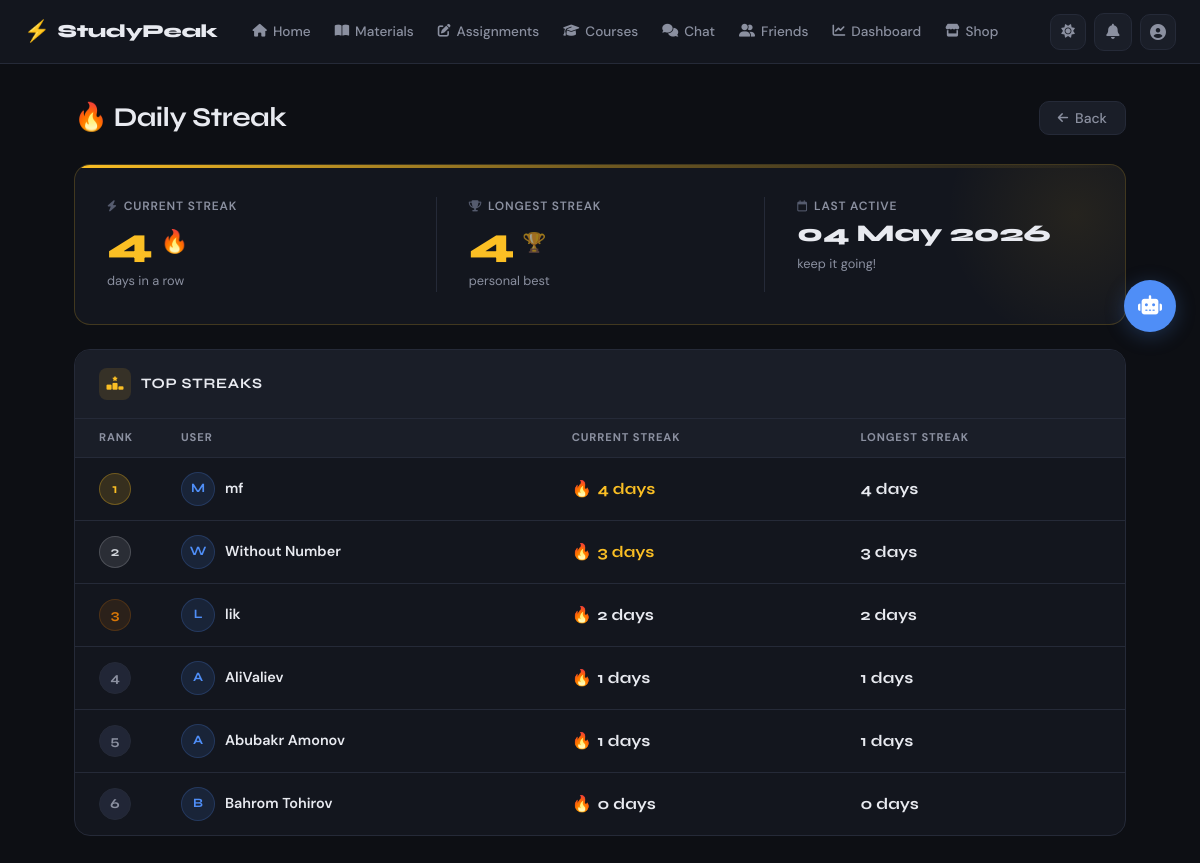
Page /dashboard/streak/ (signed in) on the committed database.
### dashboard/models.py (models this page shows, shortened)
class DailyStreak(models.Model):
    user = models.OneToOneField(UserModel, on_delete=models.CASCADE, related_name='streak')
    current_streak = models.PositiveIntegerField(default=0)
    longest_streak = models.PositiveIntegerField(default=0)
    last_active_date = models.DateField(null=True, blank=True)

### accounts/models.py (models this page shows, shortened)
class UserModel(AbstractUser):
    STUDENT = 'student'
    TEACHER = 'teacher'
    ADMIN = 'admin'
    ROLE_CHOICES = [
        (STUDENT, 'Student'),
        (TEACHER, 'Teacher'),
        (ADMIN, 'Admin'),
    ]
    email = models.EmailField(unique=True)
    role = models.CharField(max_length=10, choices=ROLE_CHOICES, default=STUDENT)
    is_verified = models.BooleanField(default=False)
    otp_code = models.CharField(max_length=6, null=True, blank=True)
    otp_created_at = models.DateTimeField(null=True, blank=True)
    reset_token = models.CharField(max_length=100, null=True, blank=True)
    deleted_at = models.DateTimeField(null=True, blank=True)
    REQUIRED_FIELDS = ['email', 'role']

### dashboard/views.py (the view)
# urls.py: path('streak/', StreakView.as_view(), name='streak'),
class StreakView(SessionLoginRequiredMixin, View):
    def get(self, request):
        user = get_current_user(request)
        streak, _ = DailyStreak.objects.get_or_create(user=user)
        top_streaks = DailyStreak.objects.select_related('user').order_by('-current_streak')[:10]
        return render(request, 'dashboard/streak.html', {
            'streak': streak,
            'top_streaks': top_streaks,
        })

### accounts/permissions.py (called while the page is built)
def get_current_user(request):
    user_id = request.session.get('user_id')
    if not user_id:
        return None
    return UserModel.objects.filter(id=user_id).first()

    def dispatch(self, request, *args, **kwargs):
        if not request.session.get('user_id'):
            messages.error(request, 'Please login first!')
            return redirect('login')
        return super().dispatch(request, *args, **kwargs)

### templates/dashboard/streak.html (shortened to what this page needs)
{% extends 'base.html' %}
{% load static %}
{% block extra_css %}
<link rel="stylesheet" href="{% static 'css/dashboard.css' %}">
{% endblock %}
{% block content %}
<div class="streak-page">
<div style="display:flex; align-items:center; justify-content:space-between;">
    <h1 class="streak-page-title">🔥 Daily Streak</h1>
    <a href="{% url 'dashboard' %}" class="btn btn-secondary">
        <i class="fa-solid fa-arrow-left"></i> Back
    </a>
</div>
  <div class="streak-hero">
    <div class="streak-hero-stat">
      <span class="streak-hero-label">
        <i class="fa-solid fa-bolt"></i> Current Streak
      </span>
      <div class="streak-hero-value">
        {{ streak.current_streak }}
        <span style="font-size:1.4rem;line-height:1;">🔥</span>
      </div>
      <span class="streak-hero-sub">days in a row</span>
    </div>
    <div class="streak-hero-stat">
      <span class="streak-hero-label">
        <i class="fa-solid fa-trophy"></i> Longest Streak
      </span>
      <div class="streak-hero-value">
        {{ streak.longest_streak }}
        <span style="font-size:1.2rem;line-height:1;opacity:.6;">🏆</span>
      </div>
      <span class="streak-hero-sub">personal best</span>
    </div>
    <div class="streak-hero-stat">
      <span class="streak-hero-label">
        <i class="fa-regular fa-calendar"></i> Last Active
      </span>
      <div class="streak-hero-value value-muted" style="font-size:1.5rem;">
        {% if streak.last_active_date %}
          {{ streak.last_active_date|date:"d M Y" }}
        {% else %}
          —
        {% endif %}
      </div>
      <span class="streak-hero-sub">keep it going!</span>
    </div>
  </div>
  <div class="streak-leaderboard">
    <div class="streak-lb-header">
      <div class="streak-lb-icon"><i class="fa-solid fa-ranking-star"></i></div>
      <h3 class="streak-lb-title">Top Streaks</h3>
    </div>
    {% if top_streaks %}
    <table class="streak-table">
      <thead>
        <tr>
          <th style="width:60px;">Rank</th>
          <th>User</th>
          <th>Current Streak</th>
          <th>Longest Streak</th>
        </tr>
      </thead>
      <tbody>
        {% for s in top_streaks %}
        <tr>
          <td>
            <div class="rank-badge {% if forloop.counter == 1 %}rank-1{% elif forloop.counter == 2 %}rank-2{% elif forloop.counter == 3 %}rank-3{% else %}rank-n{% endif %}">
              {{ forloop.counter }}
            </div>
          </td>
          <td>
            <div class="streak-user-cell">
              <div class="streak-user-av">{{ s.user.username|first|upper }}</div>
              <span class="streak-user-name">{{ s.user.username }}</span>
            </div>
          </td>
          <td>
            <span class="streak-val {% if s.current_streak >= 3 %}streak-val-hot{% endif %}">
              <span class="streak-val-fire">🔥</span>
              {{ s.current_streak }} days
            </span>
          </td>
          <td>
            <span class="streak-val">
              {{ s.longest_streak }} days
            </span>
          </td>
        </tr>
        {% endfor %}
      </tbody>
    </table>
    {% else %}
      <div class="streak-empty">No streak data found.</div>
    {% endif %}
  </div>
</div>
{% endblock %}

### static/css/main.css (style rules this page uses)
:root { --bg: #0d0f14; --bg-2: #13161e; --bg-3: #1a1e28; --bg-4: #212636; --border: #252a38; --border-2: #2e3446; --text: #e8eaf0; --text-2: #8b90a0; --text-3: #555b6e; --accent: #4f8ef7; --accent-hover: #3a7be8; --accent-soft: rgba(79, 142, 247, 0.12); --accent-glow: rgba(79, 142, 247, 0.25); --success: #34d399; --success-soft: rgba(52, 211, 153, 0.12); --danger: #f87171; --danger-soft: rgba(248, 113, 113, 0.12); --warning: #fbbf24; --warning-soft: rgba(251, 191, 36, 0.12); --radius: 10px; --radius-lg: 16px; --radius-xl: 20px; --shadow: 0 4px 24px rgba(0,0,0,0.4); --shadow-sm: 0 2px 8px rgba(0,0,0,0.3); --nav-h: 64px; --font-display: 'Syne', sans-serif; --font-body: 'DM Sans', sans-serif; --transition: 0.2s ease; }
*, *::before, *::after { margin: 0; padding: 0; box-sizing: border-box; }
html { scroll-behavior: smooth; }
body { font-family: var(--font-body); background: var(--bg); color: var(--text); min-height: 100vh; line-height: 1.6; transition: background var(--transition), color var(--transition); -webkit-font-smoothing: antialiased; -moz-osx-font-smoothing: grayscale; }
a { color: inherit; text-decoration: none; }
.btn { display: inline-flex; align-items: center; gap: 7px; padding: 9px 18px; border-radius: var(--radius); font-family: var(--font-body); font-size: 0.875rem; font-weight: 500; cursor: pointer; border: 1px solid transparent; transition: all var(--transition); white-space: nowrap; line-height: 1; text-decoration: none; user-select: none; }
.btn i { font-size: 0.85em; }
.btn-secondary { background: var(--bg-3); color: var(--text-2); border-color: var(--border); }
table { width: 100%; border-collapse: collapse; font-size: 0.875rem; }
thead { background: var(--bg-3); }
th { padding: 11px 16px; text-align: left; font-size: 0.72rem; font-weight: 700; color: var(--text-2); text-transform: uppercase; letter-spacing: 0.06em; white-space: nowrap; border-bottom: 1px solid var(--border); }
td { padding: 12px 16px; border-top: 1px solid var(--border); color: var(--text); vertical-align: middle; }

### rows in the picture
DailyStreak: current_streak "4", longest_streak "4", last_active_date "04 May 2026", user.username|first "M", user.username "mf"
DailyStreak: user.username|first "W", user.username "Without Number", current_streak "3", longest_streak "3"
DailyStreak: user.username|first "L", user.username "lik", current_streak "2", longest_streak "2"
DailyStreak: user.username|first "A", user.username "AliValiev", current_streak "1", longest_streak "1"
DailyStreak: user.username|first "A", user.username "Abubakr Amonov", current_streak "1", longest_streak "1"
DailyStreak: user.username|first "B", user.username "Bahrom Tohirov", current_streak "0", longest_streak "0"
